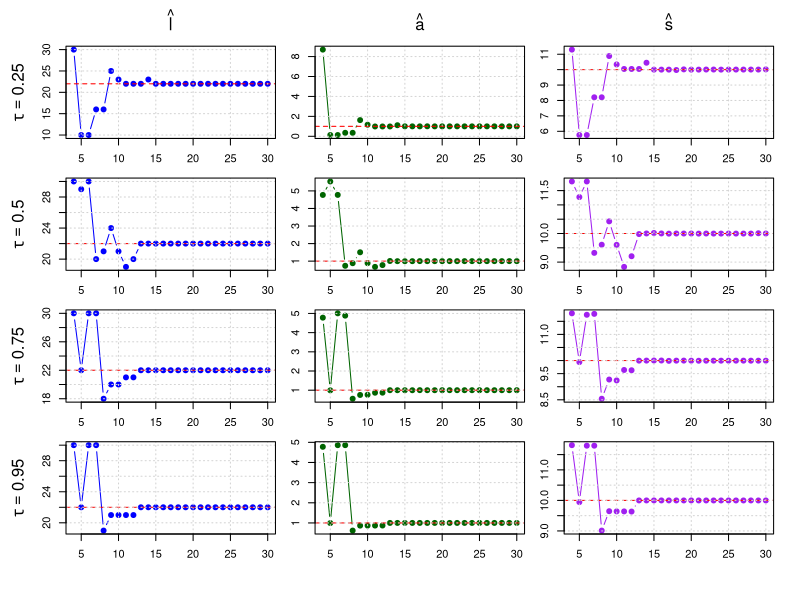

Write the R code that produced this figure.
# ---------------------------------------------------------------------------
# Generate Figures 3, 4a, and 4b for tau = 0.25, 0.5, 0.75, 0.95
# ---------------------------------------------------------------------------

# Correct GL_{tau,b} noise sampler
rGL_tau_b <- function(n, tau, b) {
  u <- runif(n)
  q <- tau
  sgn <- ifelse(u < q, -1, 1)
  abs_x <- ifelse(sgn == -1,
                  rexp(n, rate = (1 - tau) / b),
                  rexp(n, rate = tau / b))
  sgn * abs_x
}

# Correct GL variance from document
gl_variance <- function(tau) {
  z <- 1 - 2 * tau
  t1 <- tau / (1 + z)^2
  t2 <- (1 - tau) / (1 - z)^2
  mu <- (1 - tau) / (1 - z) - tau / (1 + z)
  t1 + t2 - 0.25 * mu^2
}

# Quantile loss
quantile_loss <- function(u, tau) u * (tau - (u < 0))

# Weighted quantile amplitude
med_weighted_tau <- function(I, l, s, tau) {
  T <- length(I)
  x <- I * exp(((1:T) - l)^2 / s^2)
  w <- exp(-((1:T) - l)^2 / s^2)
  o <- order(x)
  x_sorted <- x[o]; w_sorted <- w[o]
  cum_w <- cumsum(w_sorted)
  k <- min(which(cum_w >= tau * sum(w_sorted)))
  x_sorted[k]
}

# Estimators
compute_a <- function(I, l, s, tau) med_weighted_tau(I, l, s, tau)

objective_function <- function(I, a, l, s, tau) {
  t <- seq_along(I)
  fitted <- a * exp(-((t - l)^2) / s^2)
  mean(quantile_loss(I - fitted, tau))
}

search_best_s <- function(I, l, tau) {
  optimize(function(s) objective_function(I, compute_a(I, l, s, tau), l, s, tau),
           interval = c(1, 20), tol = 1e-4)$minimum
}

estimate_params <- function(I, tau, h) {
  losses <- sapply(1:h, function(l) {
    s_hat <- search_best_s(I, l, tau)
    a_hat <- compute_a(I, l, s_hat, tau)
    objective_function(I, a_hat, l, s_hat, tau)
  })
  l_hat <- which.min(losses)
  s_hat <- search_best_s(I, l_hat, tau)
  a_hat <- compute_a(I, l_hat, s_hat, tau)
  list(l_hat = l_hat, s_hat = s_hat, a_hat = a_hat)
}

# ---------------------------------------------------------------------------
# Settings
# ---------------------------------------------------------------------------
A_true <- 1
L_true <- 22
S_true <- 10
snr <- 1000
seed <- 280
h <- 30
T_vals <- 4:h
taus <- c(0.25, 0.5, 0.75, 0.95)

pdf(file = "fig3_4a_4b_combined.pdf", width = 8, height = 8)
par(mfrow = c(4, 3), mar = c(2, 2, 1, 1), oma = c(3, 3, 2.5, 1))  # reduce inner margins, use outer margins

for (tau in taus) {
  set.seed(seed)
  signal_full <- A_true * exp(-((1:h) - L_true)^2 / S_true^2)
  b <- sqrt((A_true / snr)^2 / gl_variance(tau))
  noise_full <- rGL_tau_b(h, tau, b)
  I_full <- signal_full + noise_full
  
  l_hats <- numeric(length(T_vals))
  a_hats <- numeric(length(T_vals))
  s_hats <- numeric(length(T_vals))
  
  for (i in seq_along(T_vals)) {
    T <- T_vals[i]
    I_T <- I_full[1:T]
    est <- estimate_params(I_T, tau, h)
    l_hats[i] <- est$l_hat
    a_hats[i] <- est$a_hat
    s_hats[i] <- est$s_hat
  }
  
  # Column 1: l_hat(T)
  plot(T_vals, l_hats, type = "b", col = "blue", pch = 19,
       xlab = "", ylab = "", main = "", axes = FALSE)
  abline(h = L_true, col = "red", lty = 2)
  grid(); box(); axis(1); axis(2)
  if (tau == taus[1]) mtext(expression(hat(l)), side = 3, line = 1)
  mtext(bquote(tau == .(tau)), side = 2, line = 3)
  
  # Column 2: a_hat(T)
  plot(T_vals, a_hats, type = "b", col = "darkgreen", pch = 19,
       xlab = "", ylab = "", main = "", axes = FALSE)
  abline(h = A_true, col = "red", lty = 2)
  grid(); box(); axis(1); axis(2)
  if (tau == taus[1]) mtext(expression(hat(a)), side = 3, line = 1)
  
  # Column 3: s_hat(T)
  plot(T_vals, s_hats, type = "b", col = "purple", pch = 19,
       xlab = "", ylab = "", main = "", axes = FALSE)
  abline(h = S_true, col = "red", lty = 2)
  grid(); box(); axis(1); axis(2)
  if (tau == taus[1]) mtext(expression(hat(s)), side = 3, line = 1)
}

dev.off()
cat("Updated combined plot saved as 'fig3_4a_4b_combined.pdf'\n")
